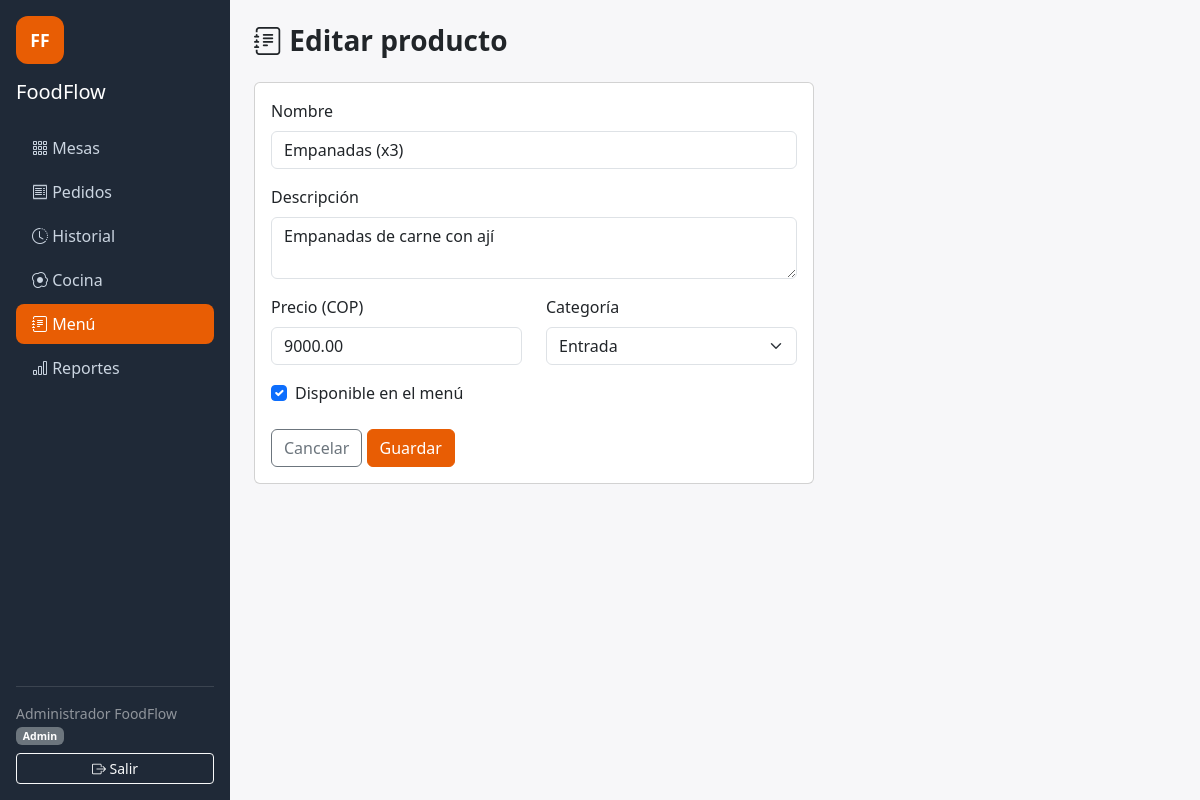
The page /index.php/menu/editar/2 (signed in) on the database its author committed.
### tables this page shows
CREATE TABLE `menu_items` (
  `id` int(10) UNSIGNED NOT NULL,
  `categoria_id` int(10) UNSIGNED NOT NULL,
  `nombre` varchar(100) NOT NULL,
  `descripcion` varchar(255) DEFAULT NULL,
  `precio` decimal(10,2) NOT NULL DEFAULT 0.00,
  `imagen` varchar(255) DEFAULT NULL,
  `disponible` tinyint(1) NOT NULL DEFAULT 1,
  `creado_en` datetime NOT NULL DEFAULT current_timestamp()
);

### application/controllers/Menu.php (called while the page is built, shortened)
<?php
class Menu extends MY_Controller
{
    public function __construct()
    {
        $this->load->model('Menu_model');
        $this->load->library('form_validation');
    }
    public function editar($id)
    {
        $item = $this->Menu_model->obtener($id);
        $data['titulo'] = 'Editar producto';
        $data['categorias'] = $this->Menu_model->categorias();
        $data['item'] = $item;
        $this->form_validation->set_rules('nombre', 'Nombre', 'required|trim|max_length[100]');
        $this->form_validation->set_rules('precio', 'Precio', 'required|numeric|greater_than[0]');
        $this->form_validation->set_rules('categoria_id', 'Categoría', 'required|integer');
        if ($this->form_validation->run() === FALSE) {
            $this->load->view('templates/header', $data);
            $this->load->view('menu/form', $data);
            $this->load->view('templates/footer');
            return;
        }
        $this->Menu_model->actualizar($id, array(
            'nombre'       => $this->input->post('nombre', TRUE),
            'descripcion'  => $this->input->post('descripcion', TRUE),
            'precio'       => $this->input->post('precio', TRUE),
            'categoria_id' => $this->input->post('categoria_id', TRUE),
            'disponible'   => $this->input->post('disponible') ? 1 : 0,
        ));
    }
}

### index.php (called while the page is built, shortened)
<?php
require_once BASEPATH.'core/CodeIgniter.php';

### application/models/Menu_model.php (called while the page is built, shortened)
<?php
class Menu_model extends CI_Model
{
    protected $tabla = 'menu_items';
    public function obtener($id)
    {
        return $this->db->get_where($this->tabla, array('id' => $id))->row();
    }
    public function categorias()
    {
        return $this->db->order_by('id', 'ASC')->get('categorias')->result();
    }
}

### application/views/menu/form.php (the view, shortened to what this page needs)
<h3 class="fw-bold mb-4">
    <i class="bi bi-journal-text"></i> <?= $item ? 'Editar producto' : 'Nuevo producto' ?>
</h3>
<div class="card" style="max-width: 560px;">
<div class="card-body">
<?= form_open($item ? 'menu/editar/' . $item->id : 'menu/nuevo') ?>
    <div class="mb-3">
        <label class="form-label">Nombre</label>
        <input type="text" name="nombre" class="form-control"
               value="<?= set_value('nombre', $item ? $item->nombre : '') ?>">
    </div>
    <div class="mb-3">
        <label class="form-label">Descripción</label>
        <textarea name="descripcion" class="form-control" rows="2"><?= set_value('descripcion', $item ? $item->descripcion : '') ?></textarea>
    </div>
    <div class="row">
        <div class="col-6 mb-3">
            <label class="form-label">Precio (COP)</label>
            <input type="number" step="1" name="precio" class="form-control"
                   value="<?= set_value('precio', $item ? $item->precio : '') ?>">
        </div>
        <div class="col-6 mb-3">
            <label class="form-label">Categoría</label>
            <select name="categoria_id" class="form-select">
                <?php foreach ($categorias as $cat): ?>
                    <?php $sel = $item && $item->categoria_id == $cat->id ? 'selected' : ''; ?>
                    <option value="<?= $cat->id ?>" <?= $sel ?>><?= html_escape($cat->nombre) ?></option>
                <?php endforeach; ?>
            </select>
        </div>
    </div>
    <div class="form-check mb-4">
        <input type="checkbox" name="disponible" class="form-check-input" id="disponible"
               <?= (!$item || $item->disponible) ? 'checked' : '' ?>>
        <label class="form-check-label" for="disponible">Disponible en el menú</label>
    </div>
    <a href="<?= site_url('menu') ?>" class="btn btn-outline-secondary">Cancelar</a>
    <button type="submit" class="btn btn-primary">Guardar</button>
<?= form_close() ?>
</div>
</div>

### assets/css/style.css (style rules this page uses)
:root { --ff-primary: #E85D04; --ff-primary-dark: #C74A02; --ff-dark: #1F2937; --ff-bg: #F7F7F9; }
body { background-color: var(--ff-bg); font-family: 'Segoe UI', system-ui, sans-serif; }
.btn-primary { background-color: var(--ff-primary); border-color: var(--ff-primary); }

### rows shown on the page
menu_items: nombre "Empanadas (x3)", descripcion "Empanadas de carne con ají", precio "9000.00", disponible "☑"

### other values the page prints
$this->session->userdata('nombre') "Administrador FoodFlow"
$rol "Admin"
form field categoria_id "Entrada"
